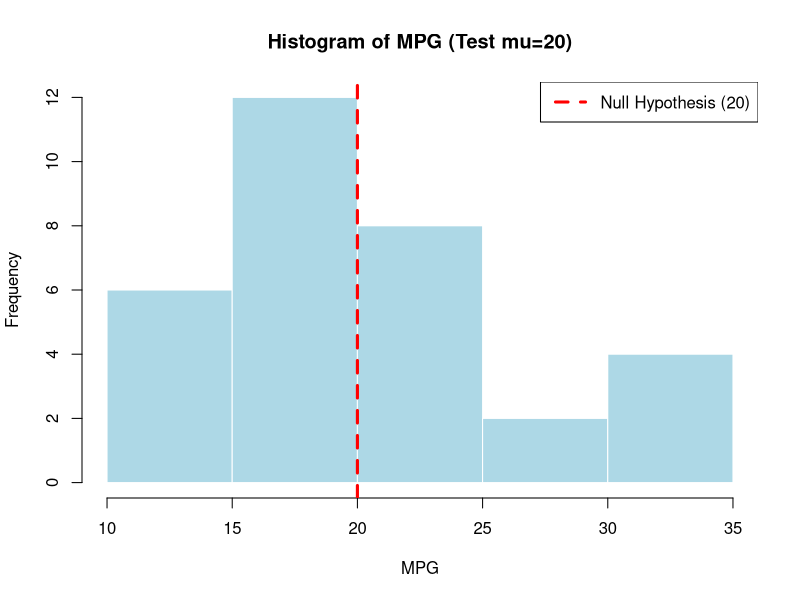
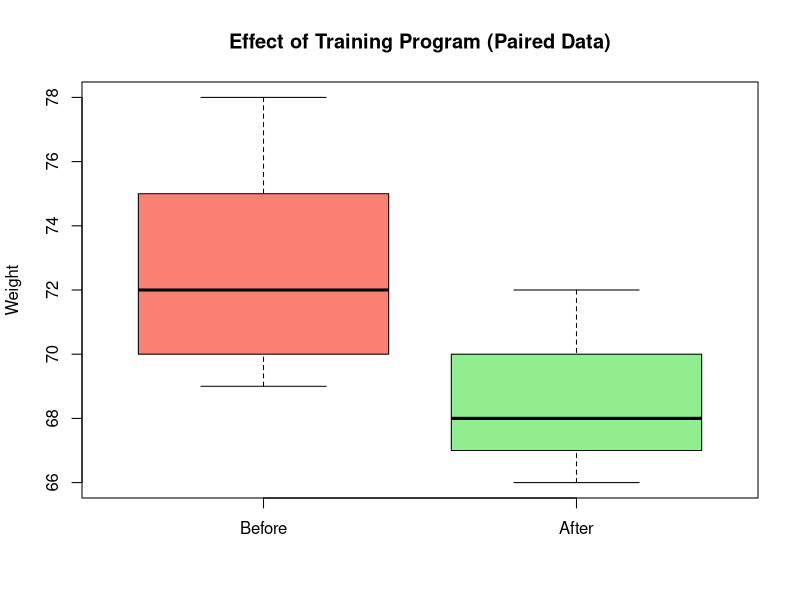
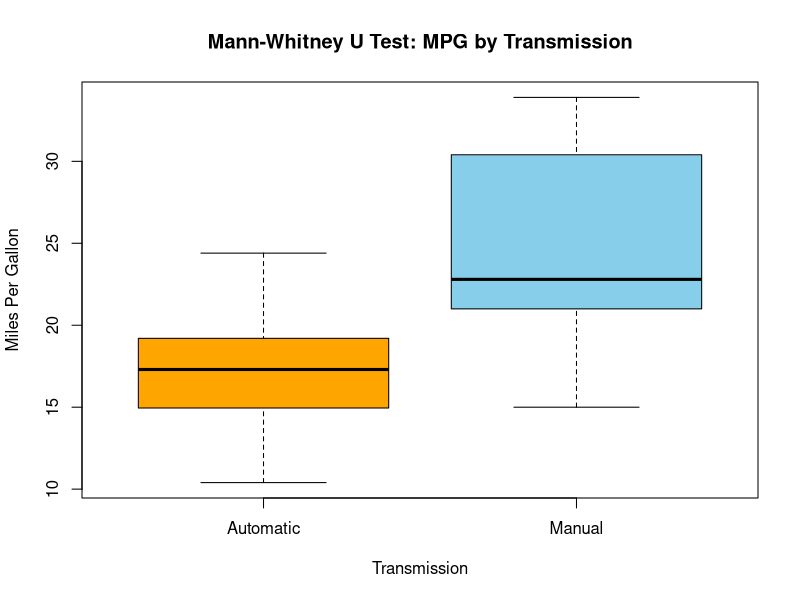
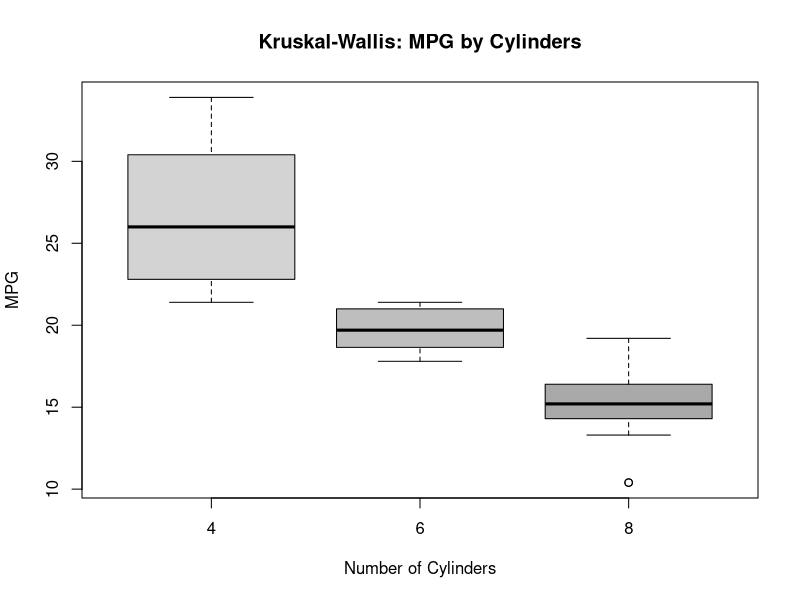
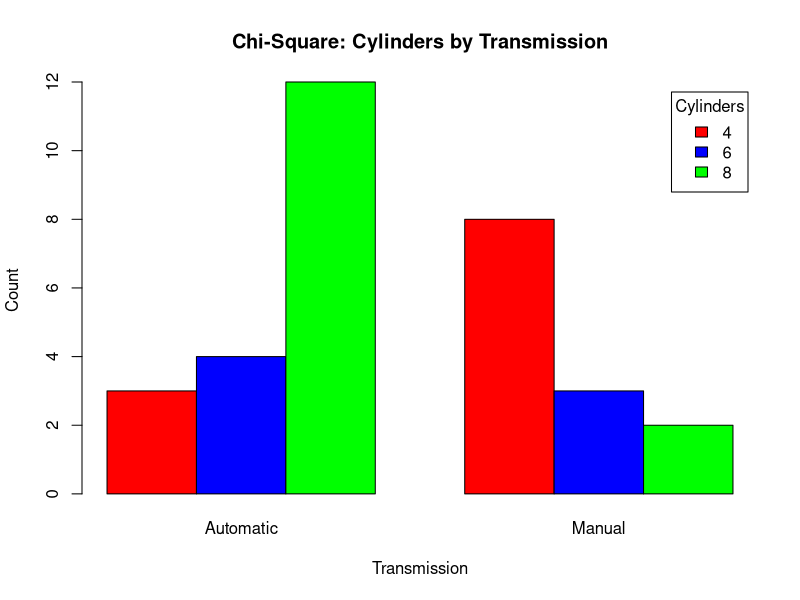

The R source for these figures, in order:
# ==============================================================================
# FILE NAME: Automated_NonParametric_Analysis_Pipeline.R
# PURPOSE: Automated Non-Parametric Statistical Testing & Visualization
# OUTPUT PATH: D:/DOWNLOADS
# ==============================================================================

# ------------------------------------------------------------------------------
# SETUP: Define Output Path & Logging
# ------------------------------------------------------------------------------
# Define the path where files will be saved
output_path <- "D:/DOWNLOADS"

# Check if directory exists, if not, create it
if(!dir.exists(output_path)){
  dir.create(output_path)
  message("Created directory: ", output_path)
}

# Set working directory
setwd(output_path)

# Start recording all console output to a text file
sink(file = "NonParametric_Results_Log.txt", split = TRUE)

print(paste("Analysis started at:", Sys.time()))
print(paste("Script Name: Automated_NonParametric_Analysis_Pipeline.R"))
print(paste("Saving all outputs to:", output_path))


# ------------------------------------------------------------------------------
# PART 1: Data Loading & Preparation
# ------------------------------------------------------------------------------
print("--- Loading Data ---")
data(mtcars) 

# Convert 'am' variable to factor (0 = automatic, 1 = manual) 
mtcars$am <- factor(mtcars$am, labels=c("Automatic","Manual"))

# Save the modified dataset for reference
write.csv(mtcars, "mtcars_cleaned.csv")
print("Saved: mtcars_cleaned.csv")


# ------------------------------------------------------------------------------
# PART 2: Wilcoxon Signed Rank Test (One-Sample)
# ------------------------------------------------------------------------------
print("------------------------------------------------")
print("2. Wilcoxon Signed Rank Test (One-Sample)")
print("HO: median(mpg) = 20 | H1: median(mpg) != 20")
print("------------------------------------------------")

# Run Test
print(wilcox.test(mtcars$mpg, mu=20))

# Visualization: Histogram with target line
png(filename = "1_OneSample_Wilcoxon_Hist.png", width=800, height=600)
hist(mtcars$mpg, main="Histogram of MPG (Test mu=20)", xlab="MPG", col="lightblue", border="white")
abline(v=20, col="red", lwd=3, lty=2)
legend("topright", legend="Null Hypothesis (20)", col="red", lty=2, lwd=3)
dev.off()
print("Saved: 1_OneSample_Wilcoxon_Hist.png")


# ------------------------------------------------------------------------------
# PART 3: Wilcoxon Signed Rank Test (Paired Data)
# ------------------------------------------------------------------------------
print("------------------------------------------------")
print("3. Wilcoxon Signed Rank Test (Paired Data)")
print("HO: median difference = 0 | H1: median difference != 0")
print("------------------------------------------------")

# Create Dataset
before <- c(72, 75, 78, 70, 69) 
after <- c(68, 70, 72, 67, 66)

# Save this small dataset
paired_df <- data.frame(Before=before, After=after)
write.csv(paired_df, "paired_data.csv", row.names=FALSE)

# Run Test
print(wilcox.test(before, after, paired=TRUE))

# Visualization: Boxplot of changes
png(filename = "2_Paired_Wilcoxon_Boxplot.png", width=800, height=600)
boxplot(before, after, names=c("Before", "After"), 
        col=c("salmon", "lightgreen"),
        main="Effect of Training Program (Paired Data)", ylab="Weight")
dev.off()
print("Saved: 2_Paired_Wilcoxon_Boxplot.png")


# ------------------------------------------------------------------------------
# PART 4: Mann-Whitney U Test (Two-Independent Samples)
# ------------------------------------------------------------------------------
print("------------------------------------------------")
print("4. Mann-Whitney U Test (MPG by Transmission)")
print("HO: Distributions are same | H1: Distributions differ")
print("------------------------------------------------")

# Run Test
print(wilcox.test(mpg ~ am, data=mtcars))

# Visualization: Boxplot
png(filename = "3_MannWhitney_Boxplot.png", width=800, height=600)
boxplot(mpg ~ am, data=mtcars, 
        col=c("orange", "skyblue"),
        main="Mann-Whitney U Test: MPG by Transmission", 
        ylab="Miles Per Gallon", xlab="Transmission")
dev.off()
print("Saved: 3_MannWhitney_Boxplot.png")


# ------------------------------------------------------------------------------
# PART 5: Kruskal-Wallis Test (Non-Parametric ANOVA)
# ------------------------------------------------------------------------------
print("------------------------------------------------")
print("5. Kruskal-Wallis Test (MPG by Cylinders)")
print("HO: All groups have same distribution")
print("------------------------------------------------")

# Run Test
print(kruskal.test(mpg ~ factor(cyl), data=mtcars))

# Visualization: Boxplot
png(filename = "4_KruskalWallis_Boxplot.png", width=800, height=600)
boxplot(mpg ~ factor(cyl), data=mtcars, 
        col=c("lightgray", "grey", "darkgrey"),
        main="Kruskal-Wallis: MPG by Cylinders", 
        xlab="Number of Cylinders", ylab="MPG")
dev.off()
print("Saved: 4_KruskalWallis_Boxplot.png")


# ------------------------------------------------------------------------------
# PART 6: Chi-Square Test (Categorical Association)
# ------------------------------------------------------------------------------
print("------------------------------------------------")
print("6. Chi-Square Test (Cylinders vs Transmission)")
print("HO: No association | H1: Association exists")
print("------------------------------------------------")

# Create Contingency Table
tbl <- table(mtcars$cyl, mtcars$am) 
print("--- Contingency Table ---")
print(tbl)

# Save Table
write.csv(tbl, "chisq_contingency_table.csv")

# Run Test
print(chisq.test(tbl)) 

# Visualization: Stacked Bar Plot
png(filename = "5_ChiSquare_Barplot.png", width=800, height=600)
barplot(tbl, beside=TRUE, legend=TRUE, 
        col=c("red", "blue", "green"),
        main="Chi-Square: Cylinders by Transmission",
        xlab="Transmission", ylab="Count",
        args.legend = list(title = "Cylinders"))
dev.off()
print("Saved: 5_ChiSquare_Barplot.png")


# ------------------------------------------------------------------------------
# TEARDOWN
# ------------------------------------------------------------------------------
# Stop logging
sink()
message("------------------------------------------------")
message("Analysis Complete.")
message("Please check D:/DOWNLOADS for:")
message("1. NonParametric_Results_Log.txt")
message("2. CSV Data Files")
message("3. PNG Visualization Files")
message("------------------------------------------------")
